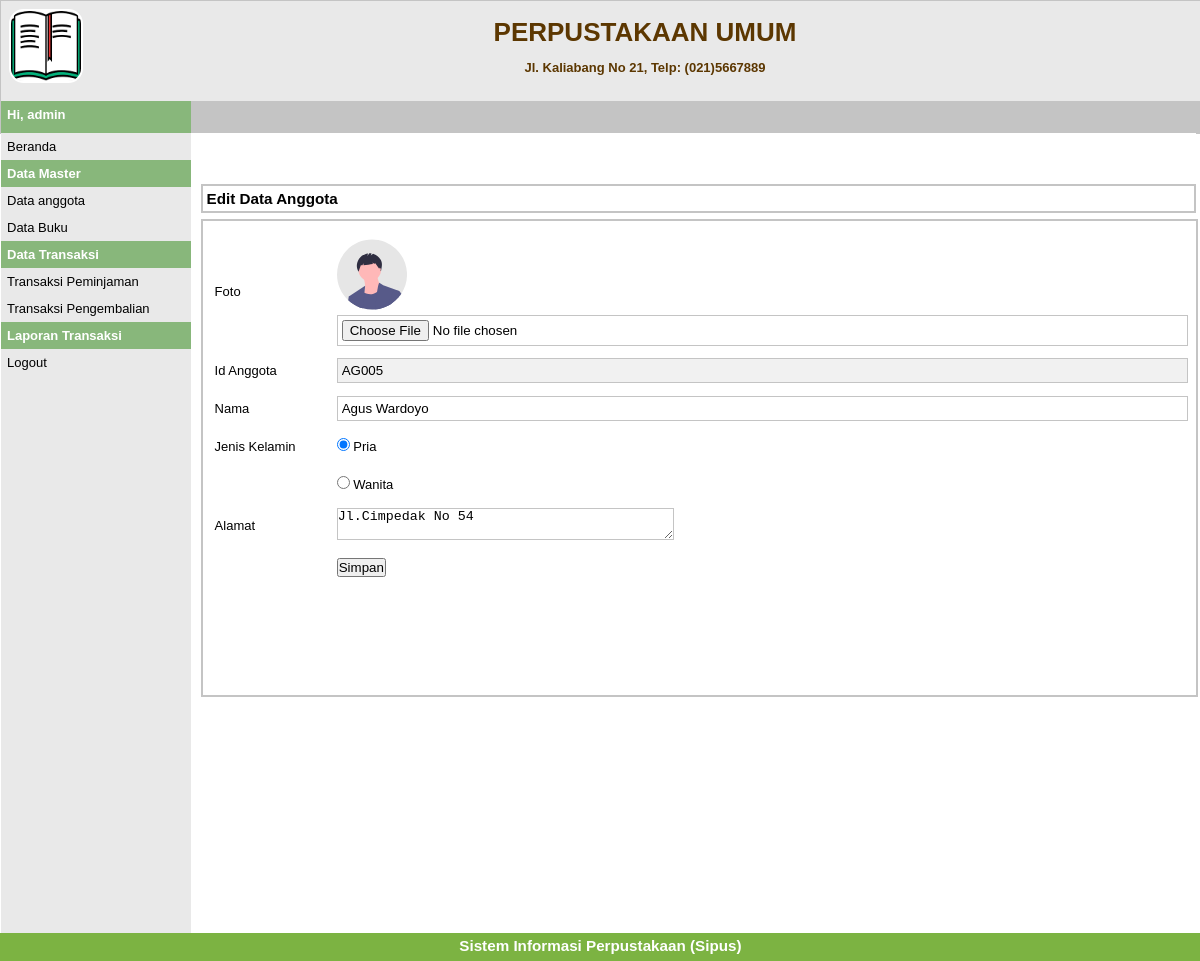
/index.php?p=anggota-edit&id=AG005 (signed in), run on the app's committed database.
### tables this page shows
CREATE TABLE `tbanggota` (
  `idanggota` varchar(5) NOT NULL,
  `nama` varchar(30) DEFAULT NULL,
  `jeniskelamin` varchar(10) DEFAULT NULL,
  `alamat` varchar(40) DEFAULT NULL,
  `status` varchar(20) DEFAULT NULL,
  `foto` varchar(35) DEFAULT NULL
);

### pages/anggota-edit.php (the view, shortened to what this page needs)
<?php
$id_anggota = $_GET['id'];
$q_tampil_anggota = mysqli_query($db, "SELECT * FROM tbanggota WHERE idanggota='$id_anggota'");
$r_tampil_anggota = mysqli_fetch_array($q_tampil_anggota);
if (empty($r_tampil_anggota['foto']) or ($r_tampil_anggota['foto'] == '-')) {
   $foto = "admin-no-photo.jpg";
} else {
   $foto = $r_tampil_anggota['foto'];
}
?>
<div id="label-page">
   <h3>Edit Data Anggota</h3>
</div>
<div id="content">
   <form action="proses/anggota-edit-proses.php" method="POST" enctype="multipart/form-data">
      <table id="tabel-input">
         <tr>
            <td class="label-formulir">Foto</td>
            <td class="isian-formulir">
               <img src="images/<?= $foto; ?>" alt="" width="70px" height="75px">
               <input type="file" name="foto" class="isian-formulir isian isian-formulir-border">
            </td>
         </tr>
         <tr>
            <td class="label-formulir">Id Anggota</td>
            <td class="isian-formulir"><input type="text" name="id_anggota" value="<?= $r_tampil_anggota['idanggota']; ?>" readonly class="isian-formulir isian-formulir-border warna-formulir-disabled"></td>
         </tr>
         <tr>
            <td class="label-formulir">Nama</td>
            <td class="isian-formulir">
               <input type="text" name="nama" id="" value="<?= $r_tampil_anggota['nama']; ?>" class="isian-formulir isian-formulir-border">
            </td>
         </tr>
         <tr>
            <td class="label-formulir">Jenis Kelamin</td>
            <?php
            if ($r_tampil_anggota['jeniskelamin'] == "Pria") {
               echo "
               <td class='isian-formulir'> <input type='radio' name='jenis_kelamin' value='Pria' checked> Pria </td>
               </tr>
               <tr>
               <td class='label-formulir'></td>
               <td class='isian-formulir'> <input type='radio' name='jenis_kelamin' value='Wanita'> Wanita </td>
               </tr>";
            } else if ($r_tampil_anggota['jeniskelamin'] == "Wanita") {
               echo "
               <td class='isian-formulir'> <input type='radio' name='jenis_kelamin' value='Pria' > Pria </td>
               </tr>
               <tr>
               <td class='label-formulir'></td>
               <td class='isian-formulir'> <input type='radio' name='jenis_kelamin' value='Wanita' checked> Wanita</td>
               </tr>";
            }
            ?>
         <tr>
            <td class="label-formulir">Alamat</td>
            <td class="isian-formulir">
               <textarea name="alamat" id="" cols="40" rows="2" class="form-formulir isian-formulir-border"><?= $r_tampil_anggota['alamat']; ?></textarea>
            </td>
         </tr>
         <tr>
            <td class="label-formulir"></td>
            <td class="isian-formulir"><input type="submit" value="Simpan" name="simpan" id="tombol-simpan"></td>
         </tr>
      </table>
   </form>
</div>

### style.css (style rules this page uses)
* { margin: 0px; padding: 0px; }
body { font-family: sans-serif; font-size: 13px; color: black; }
#label-page { margin-top: 6px; margin-bottom: 6px; margin-left: 10px; border: 2px solid #c4c4c4; padding: 4px; width: 97.8%; }
#content { float: left; width: 96.8%; min-height: 454px; border: 2px solid #c4c4c4; padding: 10px; margin-bottom: 6px; margin-left: 10px; }
#tabel-input { width: 100%; }
.label-formulir { width: 12%; height: 36px; margin: 20px; }
.isian-formulir { width: 81%; padding: 4px; width: 99.8%; }
.isian-formulir-border { border: 1px solid #c4c4c4; }
.warna-formulir-disabled { background-color: #f1f1f1; }

### data on the page
tbanggota: foto (picture), id_anggota "AG005", nama "Agus Wardoyo", alamat "Jl.Cimpedak No 54"

### other printed values
$_SESSION['level'] "admin"
